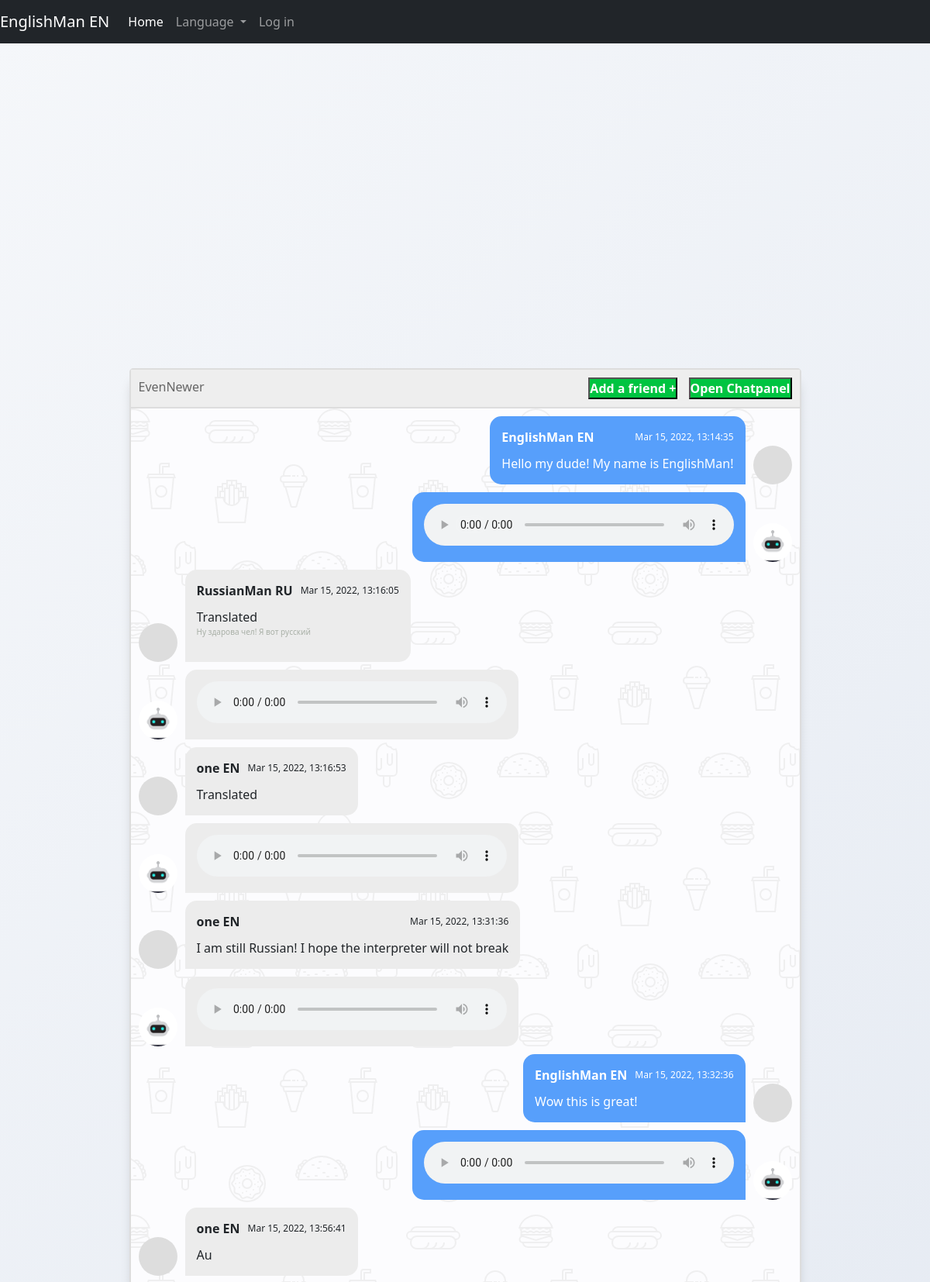
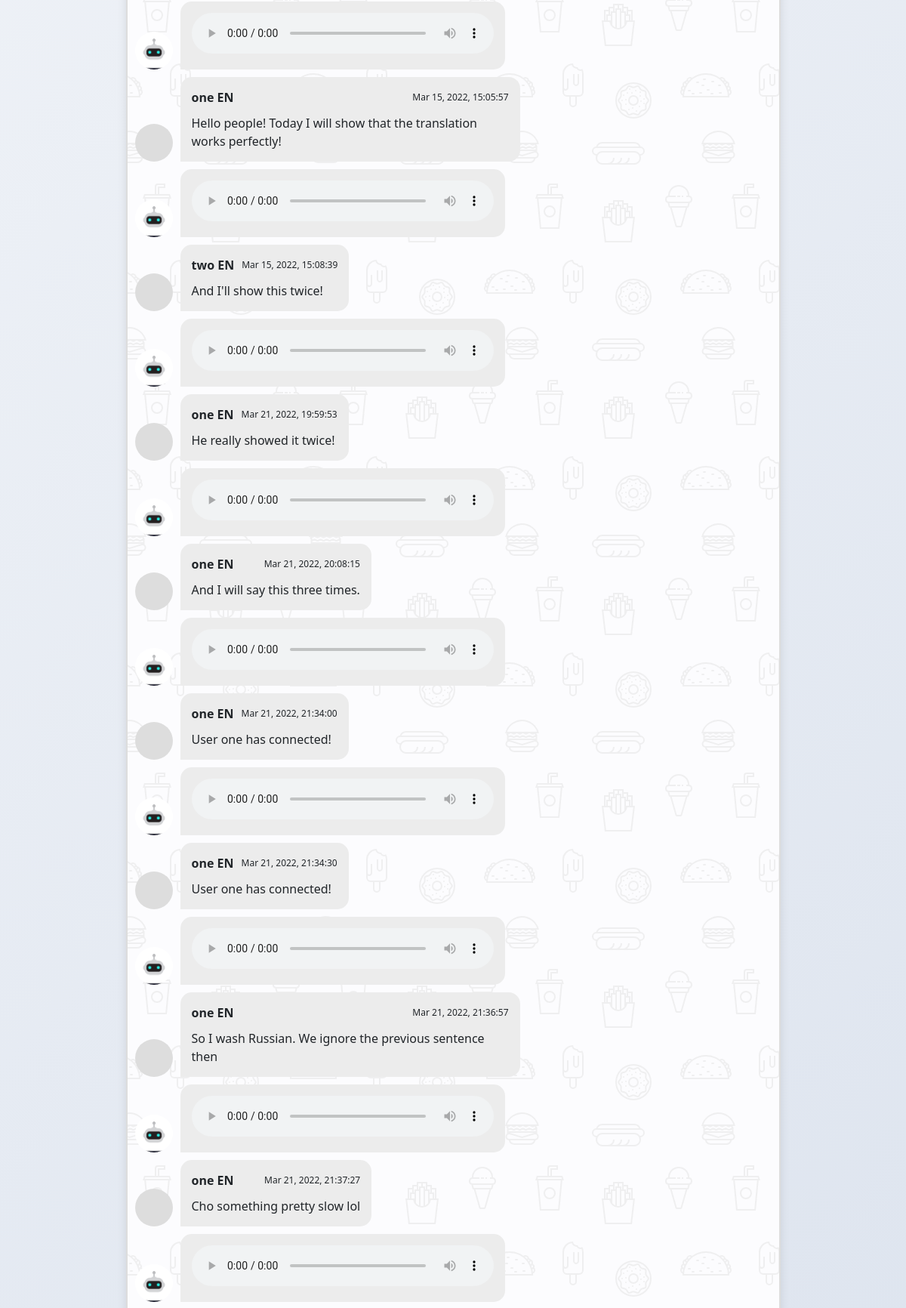
/chat/1 (signed in, upper part), run on the app's committed database (2 pictures, top to bottom).
### app.py (models this page shows, shortened)
class Chat(db.Model):
    __tablename__ = 'chat'
    id = db.Column(db.Integer, primary_key=True)
    chatname = db.Column(db.String(30), nullable=False)

class User(db.Model, UserMixin):
    __tablename__ = 'user'
    id = db.Column(db.Integer, primary_key=True)
    email = db.Column(db.String(30), nullable=False, unique=True)
    username = db.Column(db.String(30), nullable=False)
    password = db.Column(db.String(80), nullable=False)
    lang = db.Column(db.Integer, nullable=False)

class Messages(db.Model):
    id = db.Column(db.Integer, primary_key=True)
    id_sender = db.Column(db.Integer, ForeignKey('user.id'))
    id_chat = db.Column(db.Integer, ForeignKey('chat.id'))
    message_en = db.Column(db.Text, nullable=False)
    message_ru = db.Column(db.Text, nullable=False)
    date = db.Column(db.DateTime, default=datetime.utcnow())

### app.py (the view, shortened to what this page needs)
@login_required
@app.route('/chat/<id>', methods=['GET'])
def chat(id):
    print(id)
    if current_user.is_authenticated:
        if ChatToUser.query.filter_by(id_user=current_user.id, id_chat=int(id)).first():
            print('Ok')
        else:
            print('Denied')
            return redirect(url_for('index'))
        chatName = 'SimpleChat'
        chats = ChatToUser.query.filter_by(id_user=current_user.id).all()
        for i in range(len(chats)):
            chats[i] = Chat.query.filter_by(id=chats[i].id_chat).first()
            if (int(id) == int(chats[i].id)):
                chatName = chats[i].chatname
        msgs = Messages.query.filter_by(id_chat=int(id)).all()
        for i in range(len(msgs)):
            msgs[i] = [msgs[i].id_sender, User.query.filter_by(id=msgs[i].id_sender).first().username,
                       {'EN': msgs[i].message_en, 'RU': msgs[i].message_ru}, msgs[i].date.strftime("%b %d, %Y, %X"),
                       'RU' if User.query.filter_by(id=msgs[i].id_sender).first().lang == 1 else 'EN']
            if current_user.lang == 1:
                temp = msgs[i][2]['RU'].replace('?', '&quest')
                temp = temp.replace(' ', '%20')
                msgs[i].append(f'{path}synthesize/{temp}?src_lang=ru')
            else:
                temp = msgs[i][2]['EN'].replace('?', '&quest')
                temp = temp.replace(' ', '%20')
                msgs[i].append(f'{path}synthesize/{temp}?src_lang=en')
        return render_template("chatPage.html", name=current_user.username + ' ' + ('EN' if current_user.lang == 0 else 'RU'),
                               chats=chats, chatId=id, chatName = chatName,msgs=msgs, my_link="{path}dummy_audio")
    else:
        return redirect(url_for("index"))

### app.py (called while the page is built)
@login_manager.user_loader
def load_user(user_id):
    return User.query.get(int(user_id))

### templates/chatPage.html (shortened to what this page needs)
<!doctype html>
<html lang="ru">
<head>
  <link rel="stylesheet" href="{{ url_for('static', filename='css/friendlist.css') }}">
  <link rel="stylesheet" href="{{ url_for('static', filename='css/main.css') }}">
  <link rel="stylesheet" href="https://cdn.jsdelivr.net/npm/bootstrap@5.1.3/dist/css/bootstrap.min.css">
</head>
<body>
<nav class="navbar navbar-expand-lg navbar-dark fixed-top bg-dark">
    <a class="navbar-brand" id="name_of_person">  {{ name }}</a>
    <div class="collapse navbar-collapse" id="navbarSupportedContent">
      <ul class="navbar-nav mr-auto">
        <li class="nav-item active">
          <a class="nav-link active" aria-current="page" href="/home">Home</a>
        </li>
        <li class="nav-item dropdown">
        <a class="nav-link dropdown-toggle" href="#" id="navbarDropdown" role="button" data-toggle="dropdown" aria-haspopup="true" aria-expanded="false">
          Language
        </a>
        </li>
        <li class="nav-item">
          <a class="nav-link" href="/login">Log in</a>
        </li>
      </ul>
    </div>
</nav>
<section class="msger">
  <header class="msger-header">
    <div class="msger-header-title">
       {{chatName}}
    </div>
    <div class="msger-header-options">
      <button type="submit" onclick="window.location='/addToChat/{{chatId}}'" class="msger-send-btn"
              style="font-size: min(2vw, 16px)">Add a friend
        +</button>
      <button type="submit" id="button1" onclick="openNav()" class="msger-send-btn"
              style="font-size: min(2vw, 16px)">Open Chatpanel</button>
    </div>
  </header>
  <main class="msger-chat">
    {% for ms in msgs %}
      {% if ms[0]==current_user.id%}
        <div class="msg right-msg">
          <div
           class="msg-img"
           style="background-image: url(https://cdn.pixabay.com/photo/2015/10/05/22/37/blank-profile-picture-973460_1280.png)"
          ></div>
          <div class="msg-bubble">
            <div class="msg-info">
              <div class="msg-info-name">{{ms[1] + " " + ms[4]}}</div>
              <div class="msg-info-time">{{ms[3]}}</div>
            </div>
            <div class="msg-text">
              {{ms[2][ms[4]]}}
            </div>
          </div>
        </div>
        <div class="msg right-msg">
          <div
           class="msg-img"
           style=""
          ></div>
          <div class="msg-bubble">
            <div class="msg-text">
              <audio src={{ms[5]}} controls style="width: min(60vw,400px);">Audio tag not supported</audio>
            </div>
          </div>
        </div>
      {% else %}
        <div class="msg left-msg">
          <div
           class="msg-img"
           style="background-image: url(https://cdn.pixabay.com/photo/2015/10/05/22/37/blank-profile-picture-973460_1280.png)"
          ></div>
          <div class="msg-bubble">
            <div class="msg-info">
              <div class="msg-info-name">{{ms[1] + " " + ms[4]}}</div>
              <div class="msg-info-time">{{ms[3]}}</div>
            </div>
            <div class="msg-text">
              {% if (ms[4]=='RU' and current_user.lang==1) or (ms[4]=='EN' and current_user.lang==0) %}
              {{ms[2][ms[4]]}}
              {% else %}
              {{ms[2]['RU' if current_user.lang==1 else 'EN']}}
<p  style="font-size: 10px;color: #A8AFA6">{{ms[2]['RU' if current_user.lang==0 else 'EN']}} </p>
              {% endif %}
            </div>
          </div>
        </div>
        <div class="msg left-msg">
          <div
           class="msg-img"
           style=""
          ></div>
          <div class="msg-bubble">
            <div class="msg-text">
              <audio src={{ms[5]}} controls style="width: min(60vw,400px);">Audio tag not supported</audio>
            </div>
          </div>
        </div>
      {% endif %}
    {% endfor %}
  </main>
</section>
</body>
</html>

### static/css/friendlist.css (style rules this page uses)
html, body { font-family: sans-serif; width: 100%; height: 100%; }

### static/css/main.css (style rules this page uses)
:root { --body-bg: linear-gradient(135deg, #f5f7fa 0%, #c3cfe2 100%); --msger-bg: #fff; --border: 2px solid #ddd; --left-msg-bg: #ececec; --right-msg-bg: #579ffb; }
*, *:before, *:after { margin: 0; padding: 0; box-sizing: inherit; }
body { display: flex; justify-content: center; align-items: center; height: 100vh; background-image: var(--body-bg); font-family: Helvetica, sans-serif; }
.msger { display: flex; flex-flow: column wrap; justify-content: space-between; width: 100%; max-width: 867px; margin: 25px 10px; height: calc(90% - 50px); border: var(--border); border-radius: 5px; background: var(--msger-bg); box-shadow: 0 15px 15px -5px rgba(0, 0, 0, 0.2); }
.msger-header { display: flex; justify-content: space-between; padding: 10px; border-bottom: var(--border); background: #eee; color: #666; }
.msger-chat { flex: 1; overflow-y: auto; padding: 10px; }
.msg { display: flex; align-items: flex-end; margin-bottom: 10px; }
.msg-img { width: 50px; height: 50px; margin-right: 10px; background: #ddd; background-repeat: no-repeat; background-position: center; background-size: cover; border-radius: 50%; }
.msg-bubble { max-width: min(70%,450px); padding: 15px; border-radius: 15px; background: var(--left-msg-bg); }
.msg-info { display: flex; justify-content: space-between; align-items: center; margin-bottom: 10px; }
.msg-info-name { margin-right: 10px; font-weight: bold; }
.msg-info-time { font-size: min(2vw, 12px); }
.left-msg .msg-bubble { border-bottom-left-radius: 0; }
.right-msg { flex-direction: row-reverse; }
.right-msg .msg-bubble { background: var(--right-msg-bg); color: #fff; border-bottom-right-radius: 0; }
.right-msg .msg-img { margin: 0 0 0 10px; }
.msger-send-btn { margin-left: 10px; background: rgb(0, 196, 65); color: #fff; font-weight: bold; cursor: pointer; transition: background 0.23s; }
.msger-chat { background-color: #fcfcfe; }

### data on the page
Chat: chatname "EvenNewer"
User: username "EnglishMan EN", ms "Mar 15, 2022, 13:14:35", message_en "Hello my dude! My name is EnglishMan!", ms "Mar 15, 2022, 13:32:36", message_en "Wow this is great!"
User: username "RussianMan RU", ms "Mar 15, 2022, 13:16:05", message_en "Translated", message_ru "Ну здарова чел! Я вот русский"
User: username "one EN", ms "Mar 15, 2022, 13:16:53", message_en "Translated", ms "Mar 15, 2022, 13:31:36", message_en "I am still Russian! I hope the interpreter will not break", ms "Mar 15, 2022, 13:56:41", message_en "Au", ms "Mar 15, 2022, 15:05:57", message_en "Hello people! Today I will show that the translation works perfectly!", ms "Mar 21, 2022, 19:59:53", message_en "He really showed it twice!", ms "Mar 21, 2022, 20:08:15", message_en "And I will say this three times.", ms "Mar 21, 2022, 21:34:00", message_en "User one has connected!", ms "Mar 21, 2022, 21:34:30", ms "Mar 21, 2022, 21:36:57", message_en "So I wash Russian. We ignore the previous sentence then", ms "Mar 21, 2022, 21:37:27", message_en "Cho something pretty slow lol"
User: username "two EN", ms "Mar 15, 2022, 15:08:39", message_en "And I'll show this twice!"

### other printed values
{{ name }} "EnglishMan EN"
